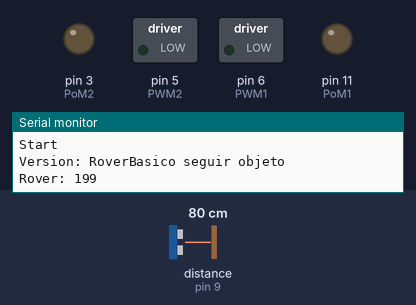
Simulated run of this sketch. Board: Arduino Uno, built with avr-gcc and run on an emulated ATmega328P. Shown: switched loads named in the sketch (green lamp = pin HIGH), output pins drawn as LEDs (lit = HIGH), the last lines printed to the serial monitor. Wiring (inferred from the names in the program): ultrasonic range finder: trigger pin 10; echo pin 9. Dashed ring = blinking. The test bench sets the inputs (shaded band); at power-on: distance to the obstacle (sensor on pin 9) 80 cm. The echo pulse lasts 58.3 µs per cm; pins used as bus, display or sensor lines are not drawn.

Above: at 5.3 s.
5.4 s: distance to the obstacle (sensor on pin 9) set to 9 cm
At 6.6 s:
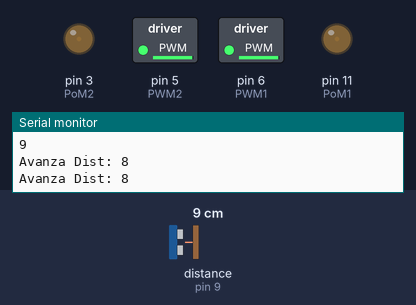
7.3 s: distance to the obstacle (sensor on pin 9) set to 5 cm
At 8.94 s:
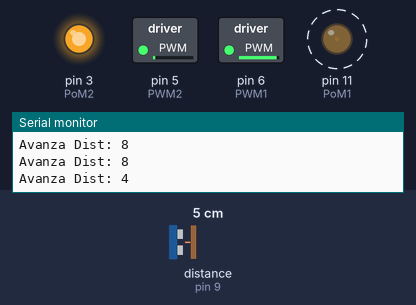
Timing chart, 0 to 17.7 s (numbered marks = the images above; inputs shaded):
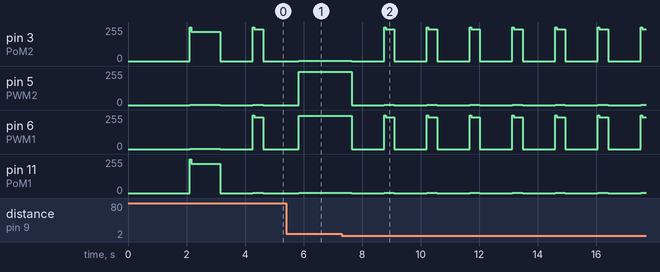

Measured:
- the behaviour switches between 7 and 6 cm on distance to the obstacle (sensor on pin 9) (found by bisection; images 1 and 2)
- after the input at 7.3 s, pin 3 (PoM2): 1/255 → 0/255 after 0.34 s, then repeats every 1.5 s: 255/255 0.05 s, 240/255 0.30 s, 0/255 1.1 s; pin 5 (PWM2), pin 11 (PoM1): alternates 1/255 for 0.35 s and 0/255 for 1.1 s, starting after 0.34 s; pin 6 (PWM1): 250/255 → 0/255 after 0.34 s, then repeats every 1.5 s: 255/255 0.05 s, 240/255 0.30 s, 0/255 1.1 s

The sketch:

RoverBuscar.ino
```cpp
// Initialize
String vers = "RoverBasico seguir objeto";

int PWM1   = 6; // Pin Motor 1  (Izq)    PWM1 = ValM1  , PoM1= HIGH => avanza
int PoM1 = 11;   // Pin Motor 1 (Izq)  PWM1 = HIGH  , PoM1= ValM1 => retrocede
int PWM2   = 5; // Pin Motor 2
int PoM2 = 3;   // Pin Motor 2  (Der)
int ValMax1, ValMax2, ValM1, ValM2;
int BackFwdDer,BackFwdIzq;
int BajoTrig = 6; // TRIG Ultrasonido bajo
int BajoEcho = 8;  // ECHO  ultrasonido bajo
int x, y;
int i = 1;     // increment
//  int LED=13;   NO usar,  PIN 13 es para motor (PWM)
long Dis;

void setup()
{

  // Seteo Constantes por tipo Rover (ver Codez)
  //    rover_rojo();
    rover_negro();
  //rover_Sab();
  //rover_DC();

  pinMode(PWM1,  OUTPUT);
  pinMode(PoM1,   OUTPUT);
  pinMode(PWM2, OUTPUT);
  pinMode(PoM2, OUTPUT);
  pinMode(BajoTrig, OUTPUT);
  pinMode(BajoEcho, INPUT);

  Serial.begin(9600);         // Inicializo canal de comunicaciones
  Serial.println("Start");
  Dis=distancia(BajoTrig,BajoEcho);
  Serial.print("Version: "); Serial.println(vers);
  Serial.print("Rover: "); Serial.print(Dis);
  delay(2000);//Para dar tiempo luego de programarlo /conectar bateria
Retrocede(1000);
Para();delay(1000);
}//setup


// Main program
void loop()
{
//Dis=distancia(BajoTrig,BajoEcho);
//if ((Dis<15)) {GiroIzq(200); }
//Avanza(1000);
//Serial.println(Dis);

Acercamiento();

}//endloop

//*****************************  Funciones ******************************

void Acercamiento(){
 Buscar();
 Dis=distancia(BajoTrig,BajoEcho);
 Serial.println(Dis);
 while ((Dis<45) && (Dis>5)) {
  Avanza(200);
  Dis=distancia(BajoTrig,BajoEcho);
  Serial.print("Avanza Dist: ");
  Serial.println(Dis);
  }
 Para();
 delay(1000);
}//Acercamiento

void Buscar(){

  for(int i = 0; i < 8; i++) {
    Dis=distancia(BajoTrig,BajoEcho);
    if((Dis<45) && (Dis>5)) {
      return;
    }
    GiroDer(300);
    Para();
    delay(1000);
    Serial.print("buscar objeto ");
    Serial.println(i);
  }

}//Buscar


void Arranca(){// Potencia maxima para vencer inercia del motor
  analogWrite(PoM1, BackFwdIzq) ;  // High en rover
  analogWrite(PWM1, ValMax1) ;
  analogWrite(PoM2, BackFwdDer) ;   // High en rover
  analogWrite(PWM2, ValMax2);
  delay(80);

}
void Avanza(int Dly) {
  analogWrite(PoM1, BackFwdIzq) ;  // High en rover
  analogWrite(PWM1, ValM1) ;
  analogWrite(PoM2, BackFwdDer) ;   // High en rover
  analogWrite(PWM2, ValM2);
  delay(Dly);
}
void Retrocede(int Dly) {
  analogWrite(PoM1, ValMax1) ;
  analogWrite(PWM1, BackFwdIzq) ;
  analogWrite(PoM2, ValMax2) ;
  analogWrite(PWM2, BackFwdDer) ;
  delay(50);
  analogWrite(PoM1, ValM1-30) ;
  analogWrite(PWM1, BackFwdIzq) ;
  analogWrite(PoM2, ValM2-30) ;
  analogWrite(PWM2, BackFwdDer) ;
  delay(Dly);
}
void Para() {
  digitalWrite(PoM1, LOW) ;
  digitalWrite(PoM2, LOW) ;
  digitalWrite(PWM1, LOW) ;
  digitalWrite(PWM2, LOW) ;
  delay(10);
}
void GiroDer(int Dly) {
  analogWrite(PoM1, BackFwdIzq) ;   //izq avanza
  analogWrite(PWM1, ValMax1) ;
  analogWrite(PoM2, ValMax2) ;
  analogWrite(PWM2,BackFwdDer ) ;
  delay(50);

  analogWrite(PoM1, BackFwdIzq) ;   //izq avanza
  analogWrite(PWM1, ValM1-10) ;
  analogWrite(PoM2, ValM2-10) ;
  analogWrite(PWM2,BackFwdDer );
  delay(Dly);
}
void GiroIzq(int Dly) {
  analogWrite(PoM1, ValMax1) ;   //izq retrocede
  analogWrite(PWM1, BackFwdIzq) ;
  analogWrite(PoM2, BackFwdDer) ;
  analogWrite(PWM2,ValMax2 ) ;
  delay(50);

  analogWrite(PoM1, ValM1) ;   //Motor izq retrocede
  analogWrite(PWM1, BackFwdIzq) ;
  analogWrite(PoM2, BackFwdDer) ;
  analogWrite(PWM2, ValM2);
  delay(Dly);
}


void ArcoDer(int Dly) {
  analogWrite(PoM1, HIGH) ;  // High en rover
  analogWrite(PWM1, ValM1) ;
  analogWrite(PoM2, 0) ;   // High en rover
  analogWrite(PWM2, 0);
  delay(Dly);
}

void ArcoIzq(int Dly) {
  analogWrite(PoM1, 0) ;  // High en rover
  analogWrite(PWM1, 0) ;
  analogWrite(PoM2, HIGH) ;   // High en rover
  analogWrite(PWM2, ValM2);
  delay(Dly);
}


long distancia(int Trig, int Echo) { //Mide la distancia y la guarda en "cm"
  long resultado; long Tiempo_us;
  digitalWrite(Trig, LOW);
  delayMicroseconds(2);
  digitalWrite(Trig, HIGH);
  delayMicroseconds(10);
  digitalWrite(Trig, LOW);
  Tiempo_us = pulseIn(Echo, HIGH, 4060);
  resultado = Tiempo_us / 58;
  delay(100); // Verificar
  if (Tiempo_us == 0) {
    resultado = 199;
  }
  return resultado;
} // distancia

// End.
```

Codez.ino
```cpp
 void rover_rojo(){

 ValMax1   = 255; //Valor maximo motor izquierdo
 ValMax2   = 235; //Valor maximo motor derecho
 ValM1   = 220; // Potencia Motor Izq
 ValM2   = 170; // Potencia Motor Der // cambie la potencia,estaba en 175

 }
 void rover_negro(){

 ValMax1   = 255; //Valor maximo motor izquierdo
 ValMax2   = 255; //Valor maximo motor derecho
 BackFwdIzq=1;
 BackFwdDer=1;
 ValM1   = 250; // Potencia Motor Izq
 ValM2   = 250; // Potencia Motor Der
 PWM1   = 6; // Pin Motor 1  (Der)    PWM1 = ValM1  , PoM1= HIGH => avanza
 PoM1 = 11;   // Pin Motor 1 (Der)  PWM1 = HIGH  , PoM1= ValM1 => retrocede
 PWM2   = 5; // Pin Motor 2
 PoM2 = 3;   // Pin Motor 2  (Izq)
 BajoTrig = 10; // TRIG Ultrasonido bajo
 BajoEcho = 9;  // ECHO  ultrasonido bajo

  }

void rover_DC(){
 ValMax1   = 130; //Valor maximo motor izquierdo
 ValMax2   = 130; //Valor maximo motor derecho
 BackFwdIzq=1;
 BackFwdDer=1;
 ValM1   = 40; // Potencia Motor Izq
 ValM2   = 55; // Potencia Motor Der
 PWM1   = 11; // Pin Motor 1  (Der)    PWM1 = ValM1  , PoM1= HIGH => avanza
 PoM1 = 6;   // Pin Motor 1 (Der)  PWM1 = HIGH  , PoM1= ValM1 => retrocede
 PWM2   = 5; // Pin Motor 2
 PoM2 = 3;   // Pin Motor 2  (Izq)
 BajoTrig = 13; // TRIG Ultrasonido bajo
 BajoEcho = 12;  // ECHO  ultrasonido bajo

  }

  void rover_Sab(){
 ValMax1   = 255; //Valor maximo motor izquierdo
 ValMax2   = 255; //Valor maximo motor derecho
 BackFwdIzq=0;
 BackFwdDer=0;
 ValM1   = 250; // Potencia Motor Izq
 ValM2   = 250; // Potencia Motor Der
 PWM1   = 11; // Pin Motor 1  (Der)    PWM1 = ValM1  , PoM1= HIGH => avanza
 PoM1 = 10;   // Pin Motor 1 (Der)  PWM1 = HIGH  , PoM1= ValM1 => retrocede
 PWM2   = 5; // Pin Motor 2
 PoM2 = 3;   // Pin Motor 2  (Izq)
 BajoTrig = 6; // TRIG Ultrasonido bajo
 BajoEcho = 7;  // ECHO  ultrasonido bajo

  }

// Chequea memoria RAM libre en tiempo de ejecucion
// SRAM para  ATmega328p = 2048Kb.
int availableMemory() {
    // Use 1024 with ATmega168
    int size = 2048;
    byte *buf;
    while ((buf = (byte *) malloc(--size)) == NULL);
        free(buf);
    return size;
}
```
